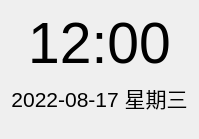
<?xml version="1.0" encoding="UTF-8"?>
<ui version="4.0">
 <class>TimeDateWidget</class>
 <widget class="QWidget" name="TimeDateWidget">
  <property name="geometry">
   <rect>
    <x>0</x>
    <y>0</y>
    <width>192</width>
    <height>139</height>
   </rect>
  </property>
  <property name="sizePolicy">
   <sizepolicy hsizetype="MinimumExpanding" vsizetype="MinimumExpanding">
    <horstretch>0</horstretch>
    <verstretch>0</verstretch>
   </sizepolicy>
  </property>
  <property name="minimumSize">
   <size>
    <width>192</width>
    <height>139</height>
   </size>
  </property>
  <property name="windowTitle">
   <string>Form</string>
  </property>
  <layout class="QVBoxLayout" name="verticalLayout">
   <property name="sizeConstraint">
    <enum>QLayout::SetMinimumSize</enum>
   </property>
   <item>
    <widget class="QLabel" name="timelab">
     <property name="sizePolicy">
      <sizepolicy hsizetype="MinimumExpanding" vsizetype="MinimumExpanding">
       <horstretch>0</horstretch>
       <verstretch>0</verstretch>
      </sizepolicy>
     </property>
     <property name="font">
      <font>
       <pointsize>43</pointsize>
      </font>
     </property>
     <property name="text">
      <string>12:00</string>
     </property>
     <property name="alignment">
      <set>Qt::AlignBottom|Qt::AlignHCenter</set>
     </property>
    </widget>
   </item>
   <item>
    <widget class="QLabel" name="datelab">
     <property name="sizePolicy">
      <sizepolicy hsizetype="MinimumExpanding" vsizetype="MinimumExpanding">
       <horstretch>0</horstretch>
       <verstretch>0</verstretch>
      </sizepolicy>
     </property>
     <property name="font">
      <font>
       <pointsize>16</pointsize>
      </font>
     </property>
     <property name="frameShadow">
      <enum>QFrame::Plain</enum>
     </property>
     <property name="text">
      <string>2022-08-17 星期三</string>
     </property>
     <property name="alignment">
      <set>Qt::AlignHCenter|Qt::AlignTop</set>
     </property>
    </widget>
   </item>
  </layout>
 </widget>
 <resources/>
 <connections/>
</ui>
